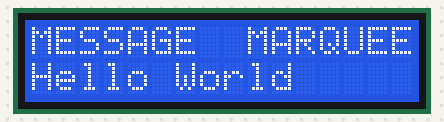
Bench run of a sketch on a simulated Arduino Uno, built with avr-gcc and run on an emulated ATmega328P. On the bench: 16×2 character LCD. Wiring (inferred from the signals the program sends): character LCD (HD44780): RS pin 10; E pin 11; data pin 2, pin 3, pin 4, pin 5, pin 6, pin 7, pin 8, pin 9.

Above: at 0.18 s.
At 1.44 s:
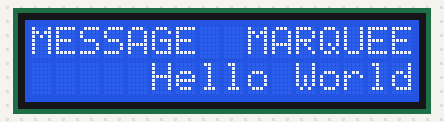
At 2.19 s:
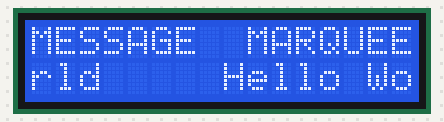
At 2.7 s:
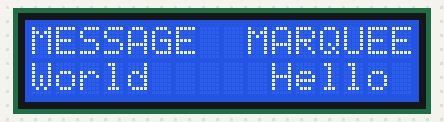
At 3.2 s:
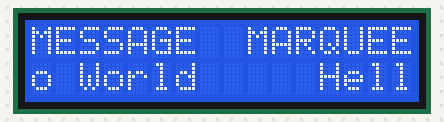
At 4.46 s:
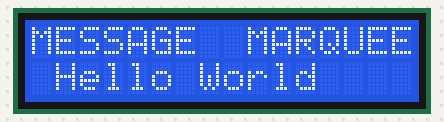

The sketch:

message_marquee_clcd.ino
```cpp
/*
 * Author Name    : Badrikesh Prusty
 * Organization   : Emertxe Information Technologies (P) Ltd.
 * Date           : 18/08/2020
 * Description    : Write an Arduino program to implement Message Marquee that prints "Hello World" across the CLCD
 * Input          : No user input required
 * Output         :
 *                  "Hello World" scrolling across the display(marquee)
 */

#include "main.h"
#include "clcd.h"

CLCD clcd(D0, D1, D2, D3, D4, D5, D6, D7, RS, EN);    //creating class object and passing all the PIN numbers LCD is connected to

void setup() {                                        //code in the setup function run only once
    clcd.begin();                                     //initial all the clcd connected pins as output and initialise the CLCD for use
    clcd.print("MESSAGE  MARQUEE", LINE_1(0));        //print the first line of the CLCD
}

void loop() {                                                 //code in the loop function runs infinite number of times
    static char str[] = "Hello World";                        //message to be scrolled across the LCD
    static char i, str_length = strlen(str), j = -str_length; //initial i(for offset to print)

    clcd.print(str, LINE_2(i));                               //print the message string as per the offset i that increments every loop

    if ( (LINE_2(i) + str_length) > LINE_2_SIZE_OVERFLOW )    //if str reaches greater than LINE2 end go to this block
        clcd.print(str, LINE_2(j++));                         //print the string again such that the str char that goes out of the lcd
                                                              //reaches offset 0 of line LINE2(starting address) and shifts as per the cycle
    delay(250);                                               //shift every 250 ms
    clcd.putch(' ', LINE_2(i));                               //remove the starting character as it shifts, using this because it doesn't clear
                                                                                                                               //entire display
    if ( j == 0 ) {
        j = -str_length;                                  //if incremented j becomes 0 revert it back to negative string length
        i = 0;                                            //offset to 0
    }

    else
        i++;
}
```

clcd.cpp
```cpp
#include "clcd.h"
#include "Arduino.h"

CLCD :: CLCD(BYTE d0, BYTE d1, BYTE d2, BYTE d3, BYTE d4, BYTE d5, BYTE d6, BYTE d7, BYTE rs, BYTE en)
{                                                    //class constructor definition
    clcd_rs_pin = rs;
    clcd_en_pin = en;

    clcd_data_pin[0] = d0;
    clcd_data_pin[1] = d1;              //assigning pin numbers
    clcd_data_pin[2] = d2;
    clcd_data_pin[3] = d3;
    clcd_data_pin[4] = d4;
    clcd_data_pin[5] = d5;
    clcd_data_pin[6] = d6;
    clcd_data_pin[7] = d7;
}

void CLCD :: begin()
{
    pinMode(clcd_rs_pin, OUTPUT);
    pinMode(clcd_en_pin, OUTPUT);
    pinMode(clcd_data_pin[0], OUTPUT);      //defining all the pins connected to LCD as OUTPUT
    pinMode(clcd_data_pin[1], OUTPUT);
    pinMode(clcd_data_pin[2], OUTPUT);
    pinMode(clcd_data_pin[3], OUTPUT);
    pinMode(clcd_data_pin[4], OUTPUT);
    pinMode(clcd_data_pin[5], OUTPUT);
    pinMode(clcd_data_pin[6], OUTPUT);
    pinMode(clcd_data_pin[7], OUTPUT);

    digitalWrite(clcd_en_pin, LOW);          //initializing the LCD

    delay(50);

    write(0x30, 0, 4120);
    write(0x30, 0, 120);                    //initialising function set
    write(0x30, 0, 10);

    write(TWO_LINE_5x8_MATRIX_8_BIT, 0, 37);    //initializing LED to 8 bit mode
    write(CURSOR_HOME, 0, 1520);
    write(DISP_ON_AND_CURSOR_OFF, 0, 37);
    write(CLEAR_DISP_SCREEN, 0, 37);
}

void CLCD :: write(BYTE data, bool rs_bit_val, UINT2 exec_time_us)    //function def to write data to LCD
{
    digitalWrite(clcd_rs_pin, rs_bit_val);                      //rs 0 for instruction, 1 for data read/write register

    digitalWrite(clcd_data_pin[0], (data >> 0) & 0x01);
    digitalWrite(clcd_data_pin[1], (data >> 1) & 0x01);
    digitalWrite(clcd_data_pin[2], (data >> 2) & 0x01);
    digitalWrite(clcd_data_pin[3], (data >> 3) & 0x01);         //put each bits of data in array
    digitalWrite(clcd_data_pin[4], (data >> 4) & 0x01);
    digitalWrite(clcd_data_pin[5], (data >> 5) & 0x01);
    digitalWrite(clcd_data_pin[6], (data >> 6) & 0x01);
    digitalWrite(clcd_data_pin[7], (data >> 7) & 0x01);

    digitalWrite(clcd_en_pin, HIGH);
    delayMicroseconds(1);
    digitalWrite(clcd_en_pin, LOW);

    delayMicroseconds(exec_time_us);
}

void CLCD :: print(const char *s, BYTE addr)                      //for string printing
{
    write(addr, 0, 37);

    while ( *s )
        write(*s++, 1, 37);
}

void CLCD :: putch(char data, BYTE addr)  {                       //for character printing
    write(addr, 0, 37);
    write(data, 1, 37);
}
```

clcd.h
```cpp
#ifndef CLCD_H
#define CLCD_H

#define TWO_LINE_5x8_MATRIX_8_BIT   0x38          //instruction for the performing following operations
#define DISP_ON_AND_CURSOR_OFF      0x0C
#define CLEAR_DISP_SCREEN           0x01
#define CURSOR_HOME                 0x02
#define LINE_2_SIZE_OVERFLOW        0xCF

#define LINE_1(x)                   (0x80 + x)    //1st and 2nd line starting address
#define LINE_2(x)                   (0xC0 + x)

typedef unsigned char BYTE;           //defining type definition for the following data types
typedef unsigned short UINT2;

class CLCD                            //class definition
{
    BYTE clcd_rs_pin;                 //private data members and member function
    BYTE clcd_en_pin;
    BYTE clcd_data_pin[8];
    void write(BYTE addr, bool rs_bit_val, UINT2 exec_time_us);

    public:                           //public member functions prototypes
        CLCD(BYTE d0, BYTE d1, BYTE d2, BYTE d3, BYTE d4, BYTE d5, BYTE d6, BYTE d7, BYTE rs, BYTE en);
                                                                        //constructor prototype
        void begin();                 //begin function to initialize the LCD and PINS of uC
        void print(const char *s, BYTE addr);     //print the string to LCD
        void putch(char data, BYTE addr);         //print only single character at spe
};

#endif
```

main.h
```cpp
#ifndef MAIN_H
#define MAIN_H

//The PIN map for CLCD, using 8 bit mode with RW grounded
#define D0 2
#define D1 3
#define D2 4
#define D3 5
#define D4 6
#define D5 7
#define D6 8
#define D7 9
#define RS 10
#define EN 11

#endif
```

Measured:
- by itself, everything shown: repeats every 4.0 s, in 16 steps
